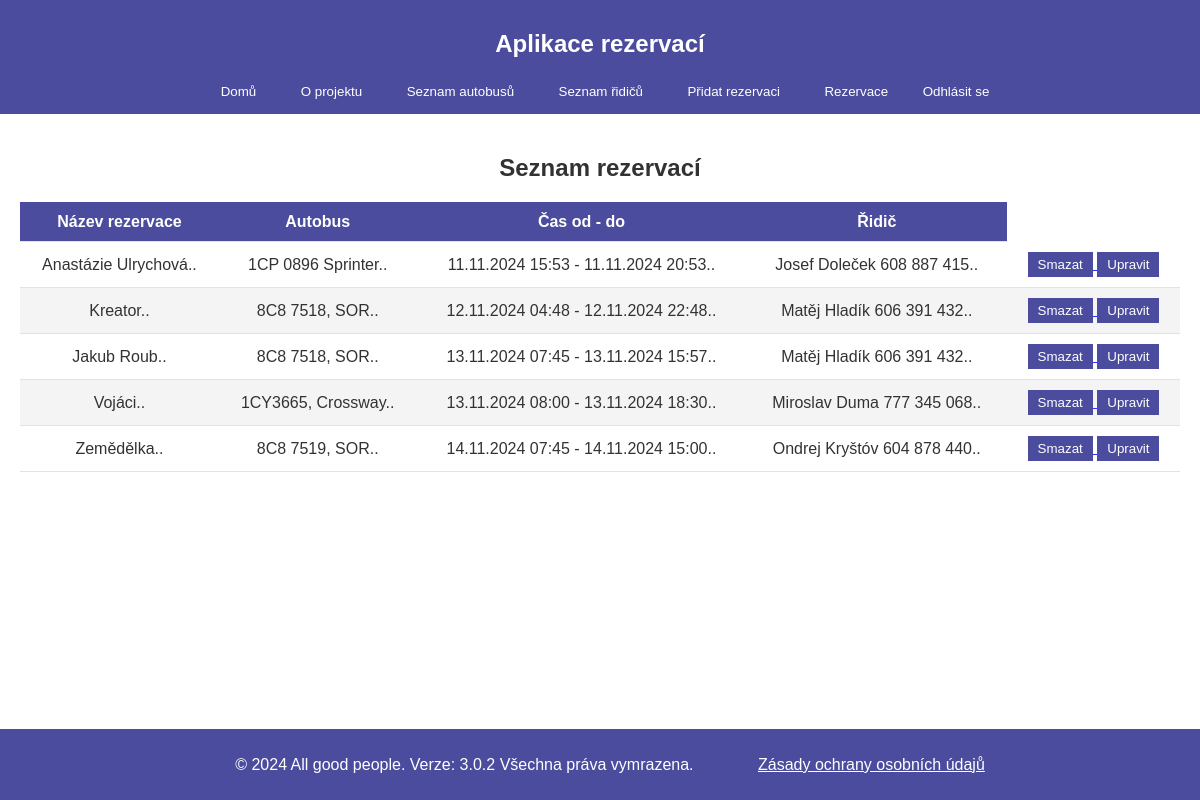
The app's page /depo/reservations/ (signed in), older data.
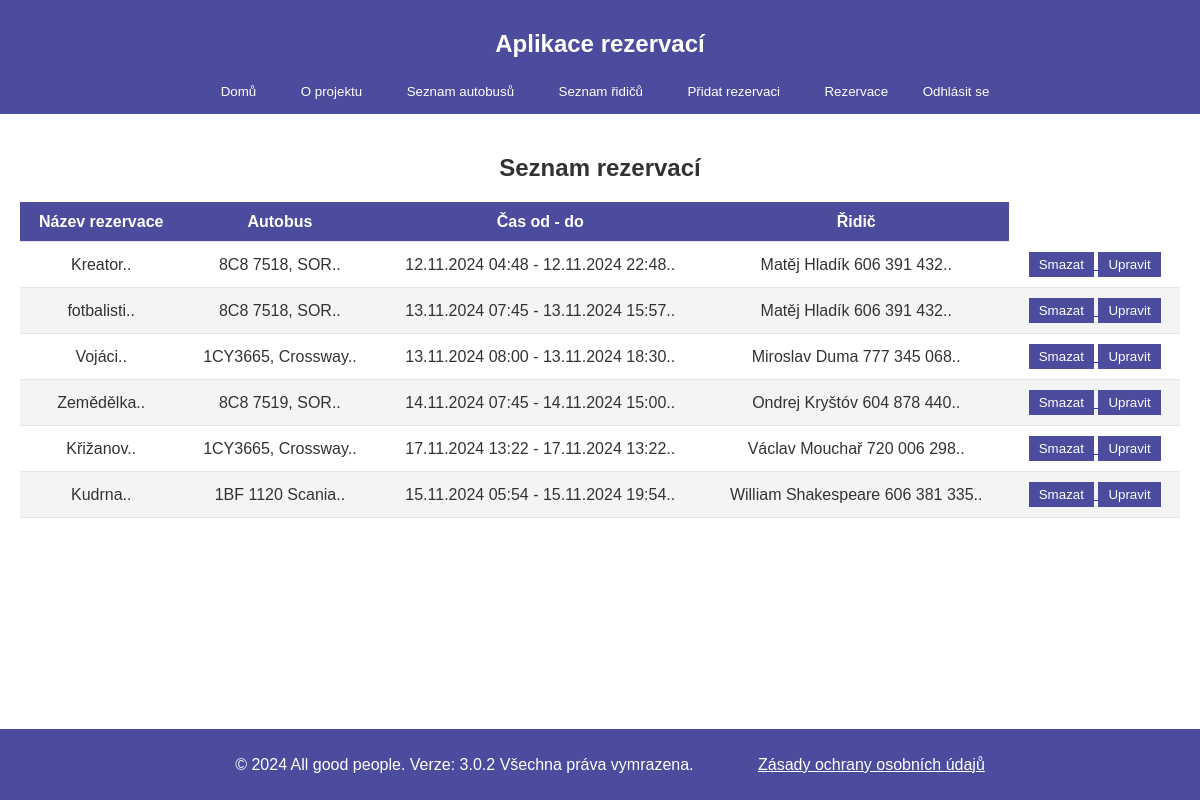
The same page, newer data.
### depo/models.py (models this page shows, shortened)
class Reservation(models.Model):
    name = models.CharField(max_length=100)  # pro koho se jede
    start_time = models.DateTimeField()  # kdy se začíná
    end_time = models.DateTimeField()    # kdy končí
    bus = models.ForeignKey(Bus, on_delete=models.CASCADE)
    driver = models.ForeignKey(Driver, on_delete=models.CASCADE)

class Bus(models.Model):
    name = models.CharField(max_length=100)
    seats = models.CharField(max_length=10)  # např. "45+1"
    is_ready = models.BooleanField(default=True)  # indikace dostupnosti autobusu

class Driver(models.Model):
    name = models.CharField(max_length=100)
    last_rest_day = models.DateField(default=timezone.now)  # poslední den volna
    is_on_rest = models.BooleanField(default=False)  # Indikace, zda je řidič na volnu

### depo/views.py (the view)
# urls.py: path('reservations/', views.reservation_list, name='reservation_list'),
@login_required
def reservation_list(request):
    reservations = Reservation.objects.all()
    return render(request, 'depo/reservation_list.html', {'reservations': reservations})

### depo/context_processors.py (called while the page is built)
def project_version(request):
    return {
        'project_version': settings.PROJECT_VERSION
    }

### depo/templates/depo/reservation_list.html
{% extends "depo/home.html" %}
{% block content %}
<section>
    <h2 style="text-align: center;">Seznam rezervací</h2>
    <table>
        <thead>
            <tr>
                <th>Název rezervace</th>
                <th>Autobus</th>
                <th>Čas od - do</th>
                <th>Řidič</th>
            </tr>
        </thead>
        <tbody>
            {% for reservation in reservations %}
            <tr>
                <td>{{  reservation.name }}..</td>
                <td>{{  reservation.bus.name }}..</td>
                <td>{{  reservation.start_time|date:"d.m.Y H:i"  }} - {{  reservation.end_time|date:"d.m.Y H:i"  }}..</td>
                <td>{{  reservation.driver.name }}.. </td>
                <td>
                    <a href="{% url 'depo:delete_reservation' reservation.id %}" onclick="return confirm('Opravdu chcete tuto rezervaci smazat?');">
                        <button type="button">Smazat</button>
                    </a>
                    <a href="{% url 'depo:update_reservation' reservation.id %}">
                        <button type="button">Upravit</button>
                    </a>
                </td>
            </tr>
            {% endfor %}
        </tbody>
    </table>
</section>
{% endblock %}

### depo/templates/depo/home.html (shortened to what this page needs)
{% load static %}
<!DOCTYPE html>
<html lang="cs">
<head>
    <link rel="stylesheet" type="text/css" href="{% static 'base.css' %}">
</head>
<body>
    <header>
        <h2>Aplikace rezervací</h2>
        <nav>
            <a href="{% url 'depo:home' %}"><button type="submit">Domů</button></a>
            <a href="{% url 'depo:about' %}"><button type="submit">O projektu</button></a>
            <a href="{% url 'depo:bus_list' %}"><button type="submit">Seznam autobusů</button></a>
            <a href="{% url 'depo:driver_list' %}"><button type="submit">Seznam řidičů</button></a>
            <a href="{% url 'depo:add_reservation' %}"><button type="submit">Přidat rezervaci</button></a>
            <a href="{% url 'depo:reservation_list' %}"><button type="submit">Rezervace</button></a>
            {% if user.is_authenticated %}
                <form action="{% url 'logout' %}" method="post" style="display:inline;">
                    <button type="submit">Odhlásit se</button>
                </form>
            {% else %}
                <a href="{% url 'depo:register' %}?next={{request.path}}"><button type="submit">Registrovat se</button></a>
                <a href="{% url 'depo:login' %}?next={{request.path}}"><button type="submit">Přihlásit se</button></a>
            {% endif %}
        </nav>
    </header>
    <main>
        {% block content %}{% endblock %}
    </main>
    <footer>
        <p style="text-align: center;">&copy; 2024 All good people. Verze: {{ project_version }} Všechna práva vymrazena.
            <a href="{% url 'depo:privacy_policy' %}" target="_blank" style="color: white; margin-left: 60px;">Zásady ochrany osobních údajů</a>
        </p>
    </footer>
</body>
</html>

### depo/static/base.css (style rules this page uses)
body { font-family: Arial, sans-serif; margin: 0; padding: 0; display: flex; opacity: 0.8; flex-direction: column; line-height: 1.2; min-height: 100vh; background-image: linear-gradient(rgba(255, 255, 255, 0.2), rgba(255, 255, 255, 0.2)), url('/static/depo/images/pferd.jpg'); background-size: cover; background-position: center; }
header { background-color: #1f2086; color: #fff; padding: 10px; text-align: center; }
article, section { margin-bottom: 0; padding: 0; background-color: #fff; }
nav a { color: #fff; margin: 0 10px; text-decoration: none; }
main { flex-grow: 1; padding: 20px; }
footer { background-color: #1f2086; color: #fff; text-align: center; padding: 10px; position:static; bottom: 0; width: 100%; }
table { width: 100%; border-collapse: collapse; font-family: Arial, sans-serif; margin-left: auto; margin-right: auto; }
th, td { padding: 10px; text-align: center; border-bottom: 1px solid #ddd; }
thead { background-color: #1f2086; color: white; font-weight: bold; }
tbody tr:nth-child(even) { background-color: #f2f2f2; }
button { background-color: #1f2086; color: white; border: none; padding: 5px 10px; cursor: pointer; }

Row changes from the older to the newer data that the page shows:
removed Reservation: name "Anastázie Ulrychová", bus.name "1CP 0896 Sprinter", start_time "11.11.2024 15:53", end_time "11.11.2024 20:53", driver.name "Josef Doleček 608 887 415"
changed Reservation: name "Jakub Roub" → "fotbalisti"
added Reservation: name "Křižanov", bus.name "1CY3665, Crossway", start_time "17.11.2024 13:22", end_time "17.11.2024 13:22", driver.name "Václav Mouchař 720 006 298"
added Reservation: name "Kudrna", bus.name "1BF 1120 Scania", start_time "15.11.2024 05:54", end_time "15.11.2024 19:54", driver.name "William Shakespeare 606 381 335"
